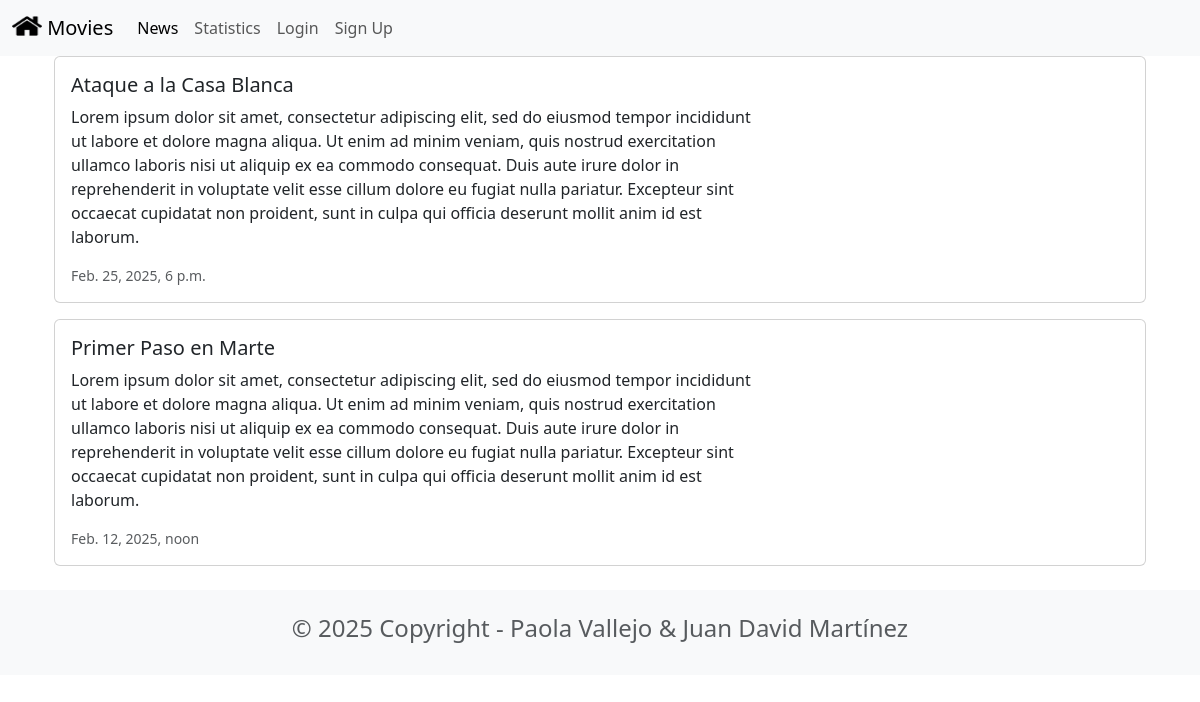
Page /news/ on the committed database.
### news/models.py (models this page shows, shortened)
class News(models.Model):
    headline = models.CharField(max_length=200)
    body = models.TextField()
    date = models.DateTimeField()

### news/views.py (the view)
# urls.py: path('news/', include('news.urls')),
def news(request):
    newss = News.objects.all().order_by('-date')
    return render(request, 'news.html', {'newss': newss})

### news/templates/news.html
{% extends 'base.html' %}
{% block content %}
<div class="container">
    {% for news in newss %}
    <div class="card mb-3">
        <div class="row g-0">
            <div class="col-md-8">
                <div class="card-body">
                    <h5 class="card-title">{{ news.headline }}</h5>
                    <p class="card-text">{{ news.body }}</p>
                    <p class="card-text"><small class="text-muted">{{ news.date }}</small></p>
                </div>
            </div>
        </div>
    </div>
    {% endfor %}
</div>
{% endblock content %}

### moviereviews/templates/base.html (shortened to what this page needs)
<head>
    <link href="https://cdn.jsdelivr.net/npm/bootstrap@5.3.3/dist/css/bootstrap.min.css" rel="stylesheet">
</head>
<nav class="navbar navbar-expand-lg bg-body-tertiary">
    <div class="container-fluid">
        <a class="navbar-brand" href="{% url 'home' %}">
            {% load static %}
            <img src="{% static 'images/home.png' %}" alt="" width="30" height="24" class="d-inline-block align-text-top"/>
            Movies
        </a>
        <div class="collapse navbar-collapse" id="navbarSupportedContent">
            <ul class="navbar-nav me-auto mb-2 mb-lg-0">
                <li class="nav-item">
                    <a class="nav-link active" aria-current="page" href="{% url 'news' %}">News</a>
                </li>
                <li class="nav-item">
                    <a class="nav-link" href="{% url 'statistics' %}">Statistics</a>
                </li>
                <li class="nav-item">
                    <a class="nav-link" href="#">Login</a>
                </li>
                <li class="nav-item">
                    <a class="nav-link" href="#">Sign Up</a>
                </li>
            </ul>
        </div>
    </div>
</nav>
<div class="container">
    {% block content %}
    {% endblock content %}
</div>
<footer class="text-center text-lg-start bg-light text-muted mt-4">
    <div class="container">
        <div class="row">
            <div class="text-center p-4">
                <h4>© 2025 Copyright - Paola Vallejo & Juan David Martínez</h4>
            </div>
        </div>
    </div>
</footer>

### rows in the picture
News: headline "Ataque a la Casa Blanca", body "Lorem ipsum dolor sit amet, consectetur adipiscing elit, sed do eiusmod tempor incididunt ut labore et dolore magna aliqua. Ut enim ad minim veniam, quis nostrud exercitation ullamco laboris nisi ut aliquip ex ea commodo consequat. Duis aute irure dolor in reprehenderit in voluptate velit esse cillum dolore eu fugiat nulla pariatur. Excepteur sint occaecat cupidatat non proident, sunt in culpa qui officia deserunt mollit anim id est laborum.", date "Feb. 25, 2025, 6 p.m."
News: headline "Primer Paso en Marte", body "Lorem ipsum dolor sit amet, consectetur adipiscing elit, sed do eiusmod tempor incididunt ut labore et dolore magna aliqua. Ut enim ad minim veniam, quis nostrud exercitation ullamco laboris nisi ut aliquip ex ea commodo consequat. Duis aute irure dolor in reprehenderit in voluptate velit esse cillum dolore eu fugiat nulla pariatur. Excepteur sint occaecat cupidatat non proident, sunt in culpa qui officia deserunt mollit anim id est laborum.", date "Feb. 12, 2025, noon"
